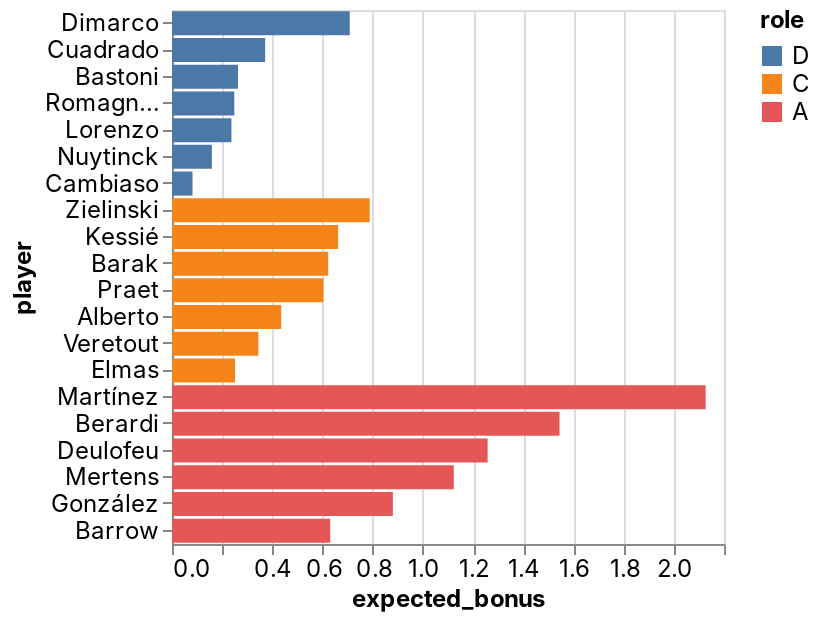

Notebook source saved alongside this figure:
### Code cell
_deepnote_run_altair(team, """{"$schema":"https://vega.github.io/schema/vega-lite/v4.json","mark":{"type":"bar","tooltip":{"content":"data"}},"height":220,"autosize":{"type":"fit"},"data":{"name":"placeholder"},"encoding":{"x":{"field":"expected_bonus","type":"quantitative","sort":null,"scale":{"type":"linear","zero":false}},"y":{"field":"player","type":"nominal","sort":null,"scale":{"type":"linear","zero":true}},"color":{"field":"role","type":"nominal","sort":null,"scale":{"type":"linear","zero":false}}}}""")

### Figure 1 — Vega-Lite specification as saved in the notebook (floating-point values rounded to 4 significant figures)
{"config": {"view": {"continuousWidth": 400, "continuousHeight": 300}, "area": {"fill": "#51C0E9"}, "axis": {"labelFont": "Inter, sans-serif", "labelFontSize": 12, "labelFontWeight": "normal", "labelLimit": 60, "labelOverlap": "greedy", "titleFont": "Inter, sans-serif", "titleFontSize": 12, "titleFontWeight": "bold"}, "background": "#ffffff", "legend": {"labelFont": "Inter, sans-serif", "labelFontSize": 12, "titleFont": "Inter, sans-serif", "titleFontSize": 12, "titleFontWeight": "bold"}, "line": {"stroke": "#51C0E9", "strokeWidth": 2}, "rect": {"fill": "#51C0E9"}, "title": {"anchor": "start", "color": "#000000", "font": "Inter, sans-serif", "fontSize": 22, "fontWeight": "normal"}}, "data": {"name": "data-0f33976da5526cd6398665470133f703"}, "mark": {"type": "bar", "tooltip": {"content": "data"}}, "autosize": {"type": "fit"}, "encoding": {"color": {"type": "nominal", "field": "role", "scale": {"type": "linear", "zero": false}, "sort": null}, "x": {"type": "quantitative", "field": "expected_bonus", "scale": {"type": "linear", "zero": false}, "sort": null}, "y": {"type": "nominal", "field": "player", "scale": {"type": "linear", "zero": true}, "sort": null}}, "height": 300, "width": "container", "$schema": "https://vega.github.io/schema/vega-lite/v4.json", "datasets": {"data-0f33976da5526cd6398665470133f703": [{"fanta_team": "Beverly INPS", "role": "D", "player": "Dimarco", "team": "Inter", "opponent": "Spezia", "date": "2022-04-15T00:00:00", "expected_bonus": 0.7085}, {"fanta_team": "Beverly INPS", "role": "D", "player": "Cuadrado", "team": "Juventus", "opponent": "Bologna", "date": "2022-04-16T00:00:00", "expected_bonus": 0.3713}, {"fanta_team": "Beverly INPS", "role": "D", "player": "Bastoni", "team": "Inter", "opponent": "Spezia", "date": "2022-04-15T00:00:00", "expected_bonus": 0.2631}, {"fanta_team": "Beverly INPS", "role": "D", "player": "Romagnoli", "team": "AC Milan", "opponent": "Genoa", "date": "2022-04-15T00:00:00", "expected_bonus": 0.2483}, {"fanta_team": "Beverly INPS", "role": "D", "player": "Lorenzo", "team": "Napoli", "opponent": "Roma", "date": "2022-04-18T00:00:00", "expected_bonus": 0.2369}, {"fanta_team": "Beverly INPS", "role": "D", "player": "Nuytinck", "team": "Udinese", "opponent": "Empoli", "date": "2022-04-16T00:00:00", "expected_bonus": 0.1589}, {"fanta_team": "Beverly INPS", "role": "D", "player": "Cambiaso", "team": "Genoa", "opponent": "AC Milan", "date": "2022-04-15T00:00:00", "expected_bonus": 0.08179}, {"fanta_team": "Beverly INPS", "role": "C", "player": "Zielinski", "team": "Napoli", "opponent": "Roma", "date": "2022-04-18T00:00:00", "expected_bonus": 0.7882}, {"fanta_team": "Beverly INPS", "role": "C", "player": "Kessié", "team": "AC Milan", "opponent": "Genoa", "date": "2022-04-15T00:00:00", "expected_bonus": 0.6621}, {"fanta_team": "Beverly INPS", "role": "C", "player": "Barak", "team": "Verona", "opponent": "Atalanta", "date": "2022-04-18T00:00:00", "expected_bonus": 0.6227}, {"fanta_team": "Beverly INPS", "role": "C", "player": "Praet", "team": "Torino", "opponent": "Lazio", "date": "2022-04-16T00:00:00", "expected_bonus": 0.6037}, {"fanta_team": "Beverly INPS", "role": "C", "player": "Alberto", "team": "Lazio", "opponent": "Torino", "date": "2022-04-16T00:00:00", "expected_bonus": 0.4353}, {"fanta_team": "Beverly INPS", "role": "C", "player": "Veretout", "team": "Roma", "opponent": "Napoli", "date": "2022-04-18T00:00:00", "expected_bonus": 0.3442}, {"fanta_team": "Beverly INPS", "role": "C", "player": "Elmas", "team": "Napoli", "opponent": "Roma", "date": "2022-04-18T00:00:00", "expected_bonus": 0.2513}, {"fanta_team": "Beverly INPS", "role": "A", "player": "Martínez", "team": "Inter", "opponent": "Spezia", "date": "2022-04-15T00:00:00", "expected_bonus": 2.127}, {"fanta_team": "Beverly INPS", "role": "A", "player": "Berardi", "team": "Sassuolo", "opponent": "Cagliari", "date": "2022-04-16T00:00:00", "expected_bonus": 1.545}, {"fanta_team": "Beverly INPS", "role": "A", "player": "Deulofeu", "team": "Udinese", "opponent": "Empoli", "date": "2022-04-16T00:00:00", "expected_bonus": 1.258}, {"fanta_team": "Beverly INPS", "role": "A", "player": "Mertens", "team": "Napoli", "opponent": "Roma", "date": "2022-04-18T00:00:00", "expected_bonus": 1.123}, {"fanta_team": "Beverly INPS", "role": "A", "player": "González", "team": "Fiorentina", "opponent": "Venezia", "date": "2022-04-16T00:00:00", "expected_bonus": 0.8802}, {"fanta_team": "Beverly INPS", "role": "A", "player": "Barrow", "team": "Bologna", "opponent": "Juventus", "date": "2022-04-16T00:00:00", "expected_bonus": 0.6305}]}}
